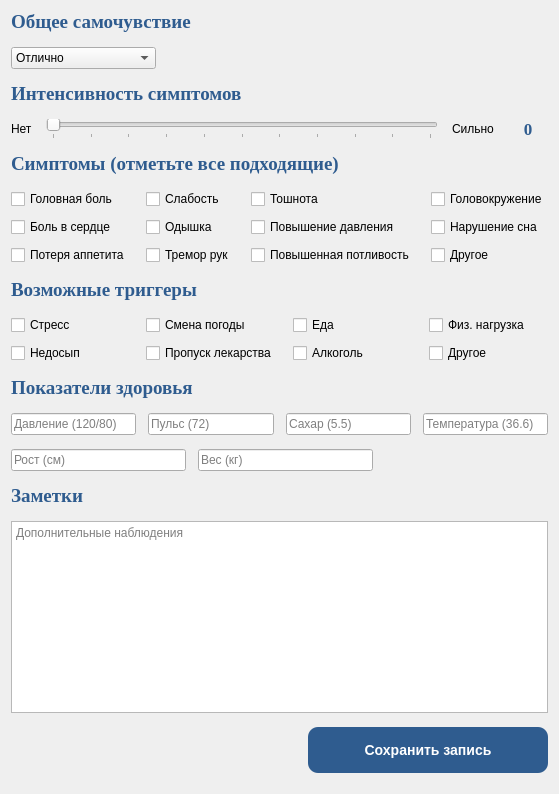
         <widget class="QWidget" name="diaryPage">
          <layout class="QVBoxLayout" name="diaryPageLayout">
           <property name="spacing"><number>14</number></property>
           <item><widget class="QLabel">
            <property name="font"><font><family>Times New Roman</family><pointsize>14</pointsize><bold>true</bold></font></property>
            <property name="styleSheet"><string notr="true">color: #2F5C8F;</string></property>
            <property name="text"><string>Общее самочувствие</string></property>
           </widget></item>
           <item>
            <layout class="QHBoxLayout" name="wellBeingLayout">
             <item><widget class="QComboBox" name="wellBeingCombo">
              <property name="minimumHeight"><number>42</number></property>
              <property name="minimumWidth"><number>300</number></property>
              <item><property name="text"><string>Отлично</string></property></item>
              <item><property name="text"><string>Хорошо</string></property></item>
              <item><property name="text"><string>Удовлетворительно</string></property></item>
              <item><property name="text"><string>Плохо</string></property></item>
              <item><property name="text"><string>Очень плохо</string></property></item>
             </widget></item>
             <item><spacer name="wellBeingSpacer">
              <property name="orientation"><enum>Qt::Horizontal</enum></property>
              <property name="sizeHint" stdset="0"><size><width>40</width><height>20</height></size></property>
             </spacer></item>
            </layout>
           </item>
           <item><widget class="QLabel">
            <property name="font"><font><family>Times New Roman</family><pointsize>14</pointsize><bold>true</bold></font></property>
            <property name="styleSheet"><string notr="true">color: #2F5C8F;</string></property>
            <property name="text"><string>Интенсивность симптомов</string></property>
           </widget></item>
           <item>
            <layout class="QHBoxLayout" name="intensityLayout">
             <item><widget class="QLabel"><property name="text"><string>Нет</string></property></widget></item>
             <item><widget class="QSlider" name="intensitySlider">
              <property name="orientation"><enum>Qt::Horizontal</enum></property>
              <property name="minimum"><number>0</number></property>
              <property name="maximum"><number>10</number></property>
              <property name="value"><number>0</number></property>
              <property name="tickPosition"><enum>QSlider::TicksBelow</enum></property>
              <property name="tickInterval"><number>1</number></property>
             </widget></item>
             <item><widget class="QLabel"><property name="text"><string>Сильно</string></property></widget></item>
             <item><widget class="QLabel" name="intensityValueLabel">
              <property name="minimumSize"><size><width>40</width><height>0</height></size></property>
              <property name="font"><font><family>Times New Roman</family><pointsize>13</pointsize><bold>true</bold></font></property>
              <property name="styleSheet"><string notr="true">color: #2F5C8F;</string></property>
              <property name="text"><string>0</string></property>
              <property name="alignment"><set>Qt::AlignCenter</set></property>
             </widget></item>
            </layout>
           </item>
           <item><widget class="QLabel">
            <property name="font"><font><family>Times New Roman</family><pointsize>14</pointsize><bold>true</bold></font></property>
            <property name="styleSheet"><string notr="true">color: #2F5C8F;</string></property>
            <property name="text"><string>Симптомы (отметьте все подходящие)</string></property>
           </widget></item>
           <item>
            <layout class="QGridLayout" name="symptomsGrid">
             <property name="horizontalSpacing"><number>16</number></property>
             <property name="verticalSpacing"><number>8</number></property>
             <item row="0" column="0"><widget class="QCheckBox" name="chkHeadache"><property name="text"><string>Головная боль</string></property></widget></item>
             <item row="0" column="1"><widget class="QCheckBox" name="chkWeakness"><property name="text"><string>Слабость</string></property></widget></item>
             <item row="0" column="2"><widget class="QCheckBox" name="chkNausea"><property name="text"><string>Тошнота</string></property></widget></item>
             <item row="0" column="3"><widget class="QCheckBox" name="chkDizzy"><property name="text"><string>Головокружение</string></property></widget></item>
             <item row="1" column="0"><widget class="QCheckBox" name="chkHeart"><property name="text"><string>Боль в сердце</string></property></widget></item>
             <item row="1" column="1"><widget class="QCheckBox" name="chkBreath"><property name="text"><string>Одышка</string></property></widget></item>
             <item row="1" column="2"><widget class="QCheckBox" name="chkPressureUp"><property name="text"><string>Повышение давления</string></property></widget></item>
             <item row="1" column="3"><widget class="QCheckBox" name="chkSleep"><property name="text"><string>Нарушение сна</string></property></widget></item>
             <item row="2" column="0"><widget class="QCheckBox" name="chkAppetite"><property name="text"><string>Потеря аппетита</string></property></widget></item>
             <item row="2" column="1"><widget class="QCheckBox" name="chkTremor"><property name="text"><string>Тремор рук</string></property></widget></item>
             <item row="2" column="2"><widget class="QCheckBox" name="chkSweat"><property name="text"><string>Повышенная потливость</string></property></widget></item>
             <item row="2" column="3"><widget class="QCheckBox" name="chkOtherSymptom"><property name="text"><string>Другое</string></property></widget></item>
            </layout>
           </item>
           <item><widget class="QLabel">
            <property name="font"><font><family>Times New Roman</family><pointsize>14</pointsize><bold>true</bold></font></property>
            <property name="styleSheet"><string notr="true">color: #2F5C8F;</string></property>
            <property name="text"><string>Возможные триггеры</string></property>
           </widget></item>
           <item>
            <layout class="QGridLayout" name="triggersGrid">
             <property name="horizontalSpacing"><number>16</number></property>
             <property name="verticalSpacing"><number>8</number></property>
             <item row="0" column="0"><widget class="QCheckBox" name="trigStress"><property name="text"><string>Стресс</string></property></widget></item>
             <item row="0" column="1"><widget class="QCheckBox" name="trigWeather"><property name="text"><string>Смена погоды</string></property></widget></item>
             <item row="0" column="2"><widget class="QCheckBox" name="trigFood"><property name="text"><string>Еда</string></property></widget></item>
             <item row="0" column="3"><widget class="QCheckBox" name="trigPhysical"><property name="text"><string>Физ. нагрузка</string></property></widget></item>
             <item row="1" column="0"><widget class="QCheckBox" name="trigSleep"><property name="text"><string>Недосып</string></property></widget></item>
             <item row="1" column="1"><widget class="QCheckBox" name="trigSkipMed"><property name="text"><string>Пропуск лекарства</string></property></widget></item>
             <item row="1" column="2"><widget class="QCheckBox" name="trigAlcohol"><property name="text"><string>Алкоголь</string></property></widget></item>
             <item row="1" column="3"><widget class="QCheckBox" name="trigOtherTrigger"><property name="text"><string>Другое</string></property></widget></item>
            </layout>
           </item>
           <item><widget class="QLabel">
            <property name="font"><font><family>Times New Roman</family><pointsize>14</pointsize><bold>true</bold></font></property>
            <property name="styleSheet"><string notr="true">color: #2F5C8F;</string></property>
            <property name="text"><string>Показатели здоровья</string></property>
           </widget></item>
           <item>
            <layout class="QHBoxLayout" name="indicatorsLayout">
             <property name="spacing"><number>12</number></property>
             <item><widget class="QLineEdit" name="pressureLine"><property name="minimumHeight"><number>42</number></property><property name="placeholderText"><string>Давление (120/80)</string></property></widget></item>
             <item><widget class="QLineEdit" name="pulseLine"><property name="minimumHeight"><number>42</number></property><property name="placeholderText"><string>Пульс (72)</string></property></widget></item>
             <item><widget class="QLineEdit" name="sugarLine"><property name="minimumHeight"><number>42</number></property><property name="placeholderText"><string>Сахар (5.5)</string></property></widget></item>
             <item><widget class="QLineEdit" name="tempLine"><property name="minimumHeight"><number>42</number></property><property name="placeholderText"><string>Температура (36.6)</string></property></widget></item>
            </layout>
           </item>
           <item>
            <layout class="QHBoxLayout" name="bodyLayout">
             <property name="spacing"><number>12</number></property>
             <item><widget class="QLineEdit" name="heightLine"><property name="minimumHeight"><number>42</number></property><property name="placeholderText"><string>Рост (см)</string></property></widget></item>
             <item><widget class="QLineEdit" name="weightLine"><property name="minimumHeight"><number>42</number></property><property name="placeholderText"><string>Вес (кг)</string></property></widget></item>
             <item><spacer name="bodySpacer">
              <property name="orientation"><enum>Qt::Horizontal</enum></property>
              <property name="sizeHint" stdset="0"><size><width>40</width><height>20</height></size></property>
             </spacer></item>
            </layout>
           </item>
           <item><widget class="QLabel">
            <property name="font"><font><family>Times New Roman</family><pointsize>14</pointsize><bold>true</bold></font></property>
            <property name="styleSheet"><string notr="true">color: #2F5C8F;</string></property>
            <property name="text"><string>Заметки</string></property>
           </widget></item>
           <item><widget class="QTextEdit" name="notesText">
            <property name="maximumHeight"><number>70</number></property>
            <property name="placeholderText"><string>Дополнительные наблюдения</string></property>
           </widget></item>
           <item>
            <layout class="QHBoxLayout" name="saveLayout">
             <item><spacer name="saveSpacer">
              <property name="orientation"><enum>Qt::Horizontal</enum></property>
              <property name="sizeHint" stdset="0"><size><width>40</width><height>20</height></size></property>
             </spacer></item>
             <item><widget class="QPushButton" name="saveDiaryBtn">
              <property name="minimumSize"><size><width>240</width><height>46</height></size></property>
              <property name="styleSheet"><string notr="true">QPushButton { background-color: #2F5C8F; color: #FFFFFF; border: none; border-radius: 10px; font-family: "Times New Roman"; font-size: 14px; font-weight: bold; }
QPushButton:hover { background-color: #1E4470; }</string></property>
              <property name="text"><string>Сохранить запись</string></property>
             </widget></item>
            </layout>
           </item>
           <item><spacer name="diaryBottomSpacer">
            <property name="orientation"><enum>Qt::Vertical</enum></property>
            <property name="sizeHint" stdset="0"><size><width>20</width><height>10</height></size></property>
           </spacer></item>
          </layout>
         </widget>
